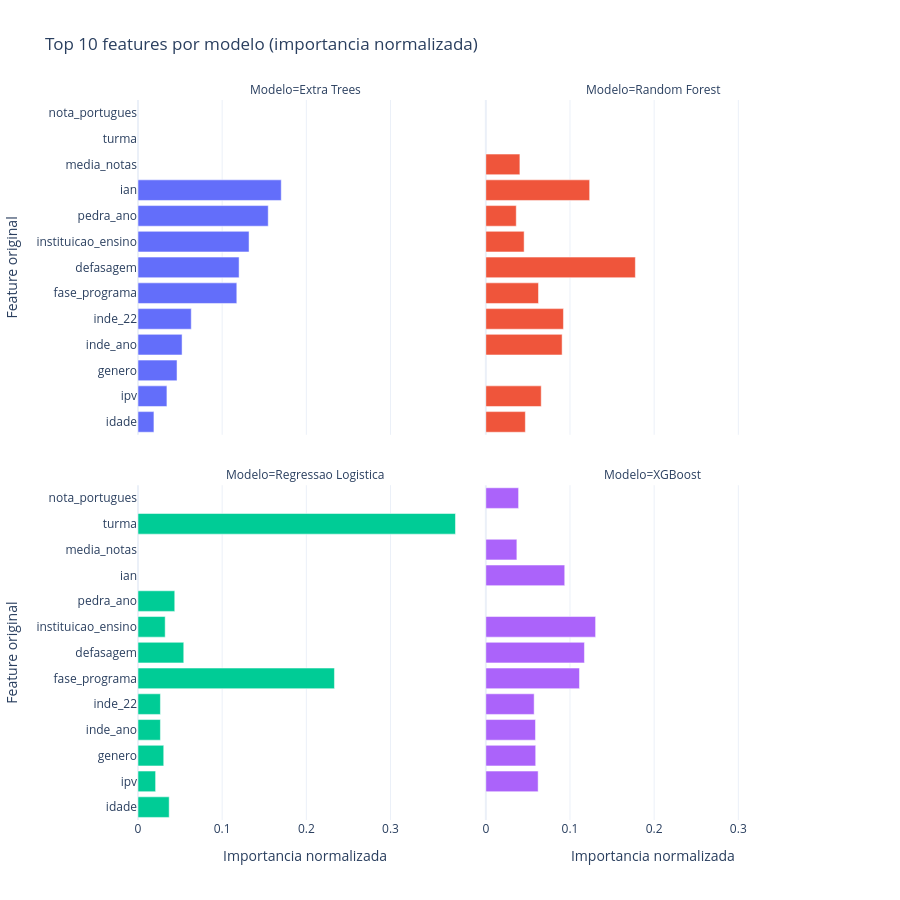
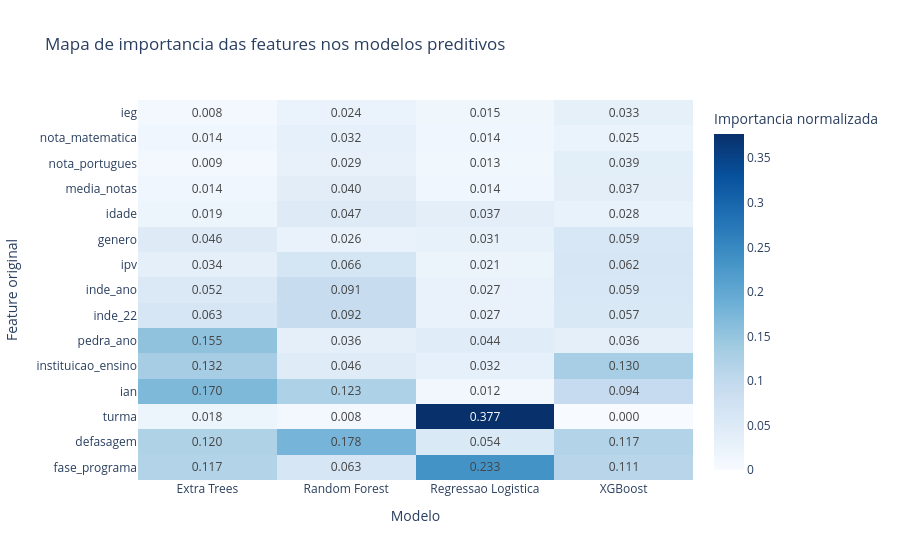
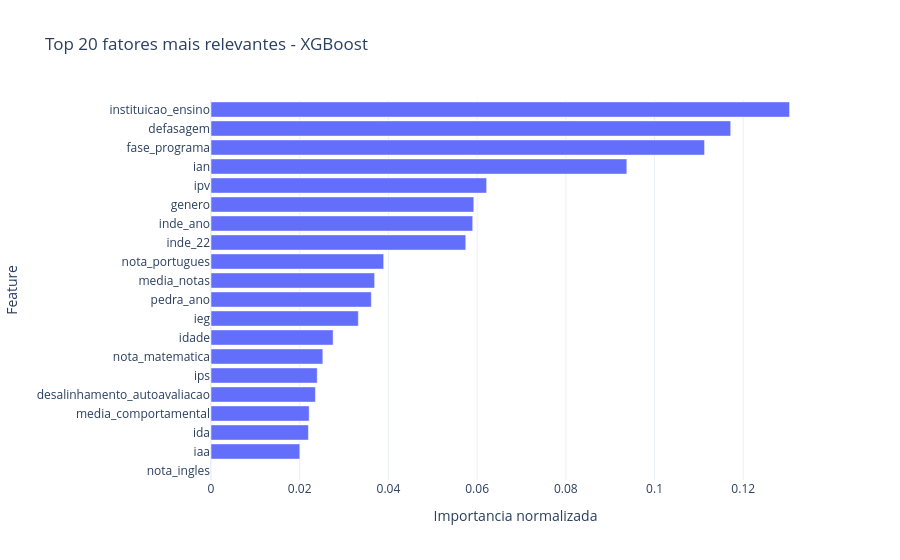

Notebook source saved alongside these figures, in order:
### Markdown cell above
## 7) Explicabilidade: Feature Importance por modelo (e SHAP opcional)

Depois de medir desempenho, explicamos **por que** o modelo preve risco.

### Etapas desta secao
- Recupera nomes das features apos preprocessamento (incluindo one-hot).
- Mapeia features transformadas para suas features originais.
- Calcula importancia por modelo:
  - arvore: `feature_importances_`.
  - regressao: modulo dos coeficientes.
- Normaliza importancias para facilitar comparacao.

### Analises geradas
- Top 10 features por modelo.
- Heatmap com features de consenso entre modelos.
- Relatorio textual com as variaveis mais relevantes na media.
- Detalhamento do melhor modelo no teste temporal.

### SHAP (opcional)
Se a biblioteca `shap` estiver disponivel, calcula contribuicoes locais/globais mais detalhadas. Se nao estiver, o notebook segue sem quebrar.

Para iniciantes: pense no SHAP como uma forma de dizer "quanto cada variavel empurrou a previsao para cima ou para baixo".

### Code cell
def map_transformed_to_original_feature(feature_name: str, categorical_cols: list[str]) -> str:
    if feature_name.startswith("num__"):
        return feature_name.replace("num__", "", 1)

    if feature_name.startswith("cat__"):
        raw = feature_name.replace("cat__", "", 1)
        for cat_col in sorted(categorical_cols, key=len, reverse=True):
            prefix = f"{cat_col}_"
            if raw.startswith(prefix):
                return cat_col
        return raw

    return feature_name


# Importancia de features para todos os modelos
all_importance_frames = []
for model_name, model_result in results.items():
    pipeline_model = model_result["pipeline"]
    fitted_preprocessor_model = pipeline_model.named_steps["preprocessor"]
    fitted_estimator_model = pipeline_model.named_steps["model"]
    feature_names_model = fitted_preprocessor_model.get_feature_names_out()

    if hasattr(fitted_estimator_model, "feature_importances_"):
        raw_importance_values = np.asarray(fitted_estimator_model.feature_importances_, dtype=float)
    elif hasattr(fitted_estimator_model, "coef_"):
        raw_importance_values = np.abs(np.asarray(fitted_estimator_model.coef_).reshape(-1)).astype(float)
    else:
        continue

    model_importance_df = pd.DataFrame(
        {
            "feature_transformada": feature_names_model,
            "importancia_bruta": raw_importance_values,
        }
    )
    model_importance_df["feature_original"] = model_importance_df["feature_transformada"].apply(
        lambda x: map_transformed_to_original_feature(x, categorical_features)
    )

    model_importance_grouped = (
        model_importance_df.groupby("feature_original", as_index=False)["importancia_bruta"]
        .sum()
        .sort_values("importancia_bruta", ascending=False)
    )

    total_importance = model_importance_grouped["importancia_bruta"].sum()
    model_importance_grouped["importancia_normalizada"] = (
        model_importance_grouped["importancia_bruta"] / total_importance if total_importance > 0 else 0.0
    )
    model_importance_grouped["modelo"] = model_name
    all_importance_frames.append(model_importance_grouped)

all_models_importance_df = pd.concat(all_importance_frames, ignore_index=True)

model_importance_top10 = (
    all_models_importance_df.sort_values(["modelo", "importancia_normalizada"], ascending=[True, False])
    .groupby("modelo", as_index=False)
    .head(10)
)

print("Top 10 features por modelo (importancia normalizada):")
display(
    model_importance_top10[["modelo", "feature_original", "importancia_normalizada"]]
    .sort_values(["modelo", "importancia_normalizada"], ascending=[True, False])
    .round(4)
)

fig_importance_models = px.bar(
    model_importance_top10.sort_values(["modelo", "importancia_normalizada"], ascending=[True, True]),
    x="importancia_normalizada",
    y="feature_original",
    color="modelo",
    facet_col="modelo",
    facet_col_wrap=2,
    orientation="h",
    title="Top 10 features por modelo (importancia normalizada)",
    labels={
        "importancia_normalizada": "Importancia normalizada",
        "feature_original": "Feature original",
        "modelo": "Modelo",
    },
)
fig_importance_models.update_layout(showlegend=False, height=900)
fig_importance_models.show()

consensus_feature_list = (
    all_models_importance_df.groupby("feature_original")["importancia_normalizada"]
    .mean()
    .sort_values(ascending=False)
    .head(15)
    .index.tolist()
)

importance_heatmap_df = (
    all_models_importance_df[all_models_importance_df["feature_original"].isin(consensus_feature_list)]
    .pivot_table(index="feature_original", columns="modelo", values="importancia_normalizada", aggfunc="mean")
    .fillna(0)
)
importance_heatmap_df = importance_heatmap_df.loc[
    importance_heatmap_df.mean(axis=1).sort_values(ascending=True).index
]

print("Importancia normalizada (features consenso) por modelo:")
display(importance_heatmap_df.round(4))

fig_importance_heatmap = px.imshow(
    importance_heatmap_df,
    text_auto=".3f",
    aspect="auto",
    color_continuous_scale="Blues",
    title="Mapa de importancia das features nos modelos preditivos",
    labels={"x": "Modelo", "y": "Feature original", "color": "Importancia normalizada"},
)
fig_importance_heatmap.show()

# Analise textual das features mais relevantes
feature_consensus = (
    all_models_importance_df.groupby("feature_original")["importancia_normalizada"]
    .mean()
    .sort_values(ascending=False)
    .reset_index()
)

consensus_lines = [
    "### Analise de features importantes nos modelos preditivos",
    "",
    "Features com maior importancia media entre os modelos:",
]
for _, row in feature_consensus.head(8).iterrows():
    consensus_lines.append(f"- **{row['feature_original']}**: importancia media = {row['importancia_normalizada']:.3f}")

display(Markdown("\n".join(consensus_lines)))

# Explicabilidade detalhada do melhor modelo
best_model_name = metrics_table.iloc[0]["modelo"]
best_pipeline = results[best_model_name]["pipeline"]
best_threshold = results[best_model_name]["threshold"]

print("Melhor modelo (teste temporal):", best_model_name)
print("Threshold otimizado no treino (OOF):", round(best_threshold, 4))

best_importance_df = (
    all_models_importance_df[all_models_importance_df["modelo"] == best_model_name]
    .sort_values("importancia_normalizada", ascending=False)
    .reset_index(drop=True)
)

importance_df = best_importance_df.rename(
    columns={"feature_original": "feature", "importancia_normalizada": "importance"}
)[["feature", "importance", "importancia_bruta", "modelo"]]

display(importance_df.head(25).round(4))

fig_importance = px.bar(
    importance_df.head(20).sort_values("importance", ascending=True),
    x="importance",
    y="feature",
    orientation="h",
    title=f"Top 20 fatores mais relevantes - {best_model_name}",
    labels={"importance": "Importancia normalizada", "feature": "Feature"},
)
fig_importance.show()

report_df = pd.DataFrame(results[best_model_name]["metrics"]["report"]).T
print("Relatorio de classificacao (teste 2023):")
display(report_df.round(4))

try:
    import shap

    fitted_preprocessor = best_pipeline.named_steps["preprocessor"]
    fitted_model = best_pipeline.named_steps["model"]
    feature_names = fitted_preprocessor.get_feature_names_out()

    X_test_sample = X_test.sample(min(250, len(X_test)), random_state=RANDOM_STATE)
    X_test_transformed = fitted_preprocessor.transform(X_test_sample)
    if hasattr(X_test_transformed, "toarray"):
        X_test_transformed = X_test_transformed.toarray()

    if hasattr(fitted_model, "feature_importances_"):
        explainer = shap.TreeExplainer(fitted_model)
        shap_values = explainer.shap_values(X_test_transformed)
        if isinstance(shap_values, list):
            shap_matrix = shap_values[1]
        else:
            shap_matrix = shap_values
    else:
        explainer = shap.LinearExplainer(fitted_model, X_test_transformed)
        shap_matrix = explainer.shap_values(X_test_transformed)

    mean_abs_shap = np.abs(shap_matrix).mean(axis=0)
    shap_df = pd.DataFrame({"feature": feature_names, "mean_abs_shap": mean_abs_shap}).sort_values("mean_abs_shap", ascending=False)
    display(shap_df.head(15))

    fig_shap = px.bar(
        shap_df.head(15).sort_values("mean_abs_shap", ascending=True),
        x="mean_abs_shap",
        y="feature",
        orientation="h",
        title="Top 15 features por |SHAP| medio",
        labels={"mean_abs_shap": "|SHAP| medio", "feature": "Feature"},
    )
    fig_shap.show()
except Exception as shap_error:
    print("SHAP nao executado (mantendo apenas feature importance):", shap_error)

### Figure 1 — Plotly figure (JSON) as saved in the notebook; plotly's stock layout.template omitted (floating-point values rounded to 4 significant figures)
{"data": [{"hovertemplate": "Modelo=Extra Trees<br>Importancia normalizada=%{x}<br>Feature original=%{y}<extra></extra>", "legendgroup": "Extra Trees", "marker": {"color": "#636efa", "pattern": {"shape": ""}}, "name": "Extra Trees", "orientation": "h", "showlegend": true, "textposition": "auto", "type": "bar", "x": [0.01893, 0.03436, 0.04638, 0.05237, 0.06328, 0.1174, 0.1201, 0.1319, 0.1547, 0.1702], "xaxis": "x3", "y": ["idade", "ipv", "genero", "inde_ano", "inde_22", "fase_programa", "defasagem", "instituicao_ensino", "pedra_ano", "ian"], "yaxis": "y3"}, {"hovertemplate": "Modelo=Random Forest<br>Importancia normalizada=%{x}<br>Feature original=%{y}<extra></extra>", "legendgroup": "Random Forest", "marker": {"color": "#EF553B", "pattern": {"shape": ""}}, "name": "Random Forest", "orientation": "h", "showlegend": true, "textposition": "auto", "type": "bar", "x": [0.03617, 0.04048, 0.04552, 0.04697, 0.06258, 0.06584, 0.09066, 0.09223, 0.1234, 0.1777], "xaxis": "x4", "y": ["pedra_ano", "media_notas", "instituicao_ensino", "idade", "fase_programa", "ipv", "inde_ano", "inde_22", "ian", "defasagem"], "yaxis": "y4"}, {"hovertemplate": "Modelo=Regressao Logistica<br>Importancia normalizada=%{x}<br>Feature original=%{y}<extra></extra>", "legendgroup": "Regressao Logistica", "marker": {"color": "#00cc96", "pattern": {"shape": ""}}, "name": "Regressao Logistica", "orientation": "h", "showlegend": true, "textposition": "auto", "type": "bar", "x": [0.02091, 0.02662, 0.02662, 0.03057, 0.0323, 0.03704, 0.04367, 0.05436, 0.2334, 0.3772], "xaxis": "x", "y": ["ipv", "inde_22", "inde_ano", "genero", "instituicao_ensino", "idade", "pedra_ano", "defasagem", "fase_programa", "turma"], "yaxis": "y"}, {"hovertemplate": "Modelo=XGBoost<br>Importancia normalizada=%{x}<br>Feature original=%{y}<extra></extra>", "legendgroup": "XGBoost", "marker": {"color": "#ab63fa", "pattern": {"shape": ""}}, "name": "XGBoost", "orientation": "h", "showlegend": true, "textposition": "auto", "type": "bar", "x": [0.03689, 0.03893, 0.05744, 0.059, 0.05925, 0.06215, 0.09375, 0.1113, 0.1172, 0.1304], "xaxis": "x2", "y": ["media_notas", "nota_portugues", "inde_22", "inde_ano", "genero", "ipv", "ian", "fase_programa", "defasagem", "instituicao_ensino"], "yaxis": "y2"}], "layout": {"annotations": [{"font": {}, "showarrow": false, "text": "Modelo=Regressao Logistica", "x": 0.245, "xanchor": "center", "xref": "paper", "y": 0.465, "yanchor": "bottom", "yref": "paper"}, {"font": {}, "showarrow": false, "text": "Modelo=XGBoost", "x": 0.755, "xanchor": "center", "xref": "paper", "y": 0.465, "yanchor": "bottom", "yref": "paper"}, {"font": {}, "showarrow": false, "text": "Modelo=Extra Trees", "x": 0.245, "xanchor": "center", "xref": "paper", "y": 1.0, "yanchor": "bottom", "yref": "paper"}, {"font": {}, "showarrow": false, "text": "Modelo=Random Forest", "x": 0.755, "xanchor": "center", "xref": "paper", "y": 1.0, "yanchor": "bottom", "yref": "paper"}], "barmode": "relative", "height": 900, "legend": {"title": {"text": "Modelo"}, "tracegroupgap": 0}, "showlegend": false, "title": {"text": "Top 10 features por modelo (importancia normalizada)"}, "xaxis": {"anchor": "y", "domain": [0, 0.49], "title": {"text": "Importancia normalizada"}}, "xaxis2": {"anchor": "y2", "domain": [0.51, 1], "matches": "x", "title": {"text": "Importancia normalizada"}}, "xaxis3": {"anchor": "y3", "domain": [0, 0.49], "matches": "x", "showticklabels": false}, "xaxis4": {"anchor": "y4", "domain": [0.51, 1], "matches": "x", "showticklabels": false}, "yaxis": {"anchor": "x", "domain": [0, 0.465], "title": {"text": "Feature original"}}, "yaxis2": {"anchor": "x2", "domain": [0, 0.465], "matches": "y", "showticklabels": false}, "yaxis3": {"anchor": "x3", "domain": [0.535, 1.0], "matches": "y", "title": {"text": "Feature original"}}, "yaxis4": {"anchor": "x4", "domain": [0.535, 1.0], "matches": "y", "showticklabels": false}}}

### Figure 2 — Plotly figure (JSON) as saved in the notebook; plotly's stock layout.template omitted (floating-point values rounded to 4 significant figures)
{"data": [{"coloraxis": "coloraxis", "hovertemplate": "Modelo: %{x}<br>Feature original: %{y}<br>Importancia normalizada: %{z}<extra></extra>", "name": "0", "texttemplate": "%{z:.3f}", "type": "heatmap", "x": ["Extra Trees", "Random Forest", "Regressao Logistica", "XGBoost"], "xaxis": "x", "y": ["ieg", "nota_matematica", "nota_portugues", "media_notas", "idade", "genero", "ipv", "inde_ano", "inde_22", "pedra_ano", "instituicao_ensino", "ian", "turma", "defasagem", "fase_programa"], "yaxis": "y", "z": [[0.008312, 0.02413, 0.01506, 0.03321], [0.0136, 0.03155, 0.0141, 0.02521], [0.008744, 0.02876, 0.01286, 0.03893], [0.01407, 0.04048, 0.01356, 0.03689], [0.01893, 0.04697, 0.03704, 0.02753], [0.04638, 0.02562, 0.03057, 0.05925], [0.03436, 0.06584, 0.02091, 0.06215], [0.05237, 0.09066, 0.02662, 0.059], [0.06328, 0.09223, 0.02662, 0.05744], [0.1547, 0.03617, 0.04367, 0.03615], [0.1319, 0.04552, 0.0323, 0.1304], [0.1702, 0.1234, 0.01168, 0.09375], [0.0181, 0.007906, 0.3772, 0.0], [0.1201, 0.1777, 0.05436, 0.1172], [0.1174, 0.06258, 0.2334, 0.1113]]}], "layout": {"coloraxis": {"colorbar": {"title": {"text": "Importancia normalizada"}}, "colorscale": [[0, "rgb(247,251,255)"], [0.125, "rgb(222,235,247)"], [0.25, "rgb(198,219,239)"], [0.375, "rgb(158,202,225)"], [0.5, "rgb(107,174,214)"], [0.625, "rgb(66,146,198)"], [0.75, "rgb(33,113,181)"], [0.875, "rgb(8,81,156)"], [1, "rgb(8,48,107)"]]}, "title": {"text": "Mapa de importancia das features nos modelos preditivos"}, "xaxis": {"anchor": "y", "domain": [0, 1], "title": {"text": "Modelo"}}, "yaxis": {"anchor": "x", "autorange": "reversed", "domain": [0, 1], "title": {"text": "Feature original"}}}}

### Figure 3 — Plotly figure (JSON) as saved in the notebook; plotly's stock layout.template omitted (floating-point values rounded to 4 significant figures)
{"data": [{"hovertemplate": "Importancia normalizada=%{x}<br>Feature=%{y}<extra></extra>", "legendgroup": "", "marker": {"color": "#636efa", "pattern": {"shape": ""}}, "name": "", "orientation": "h", "showlegend": false, "textposition": "auto", "type": "bar", "x": [0.0, 0.02002, 0.02196, 0.02213, 0.02354, 0.02395, 0.02521, 0.02753, 0.03321, 0.03615, 0.03689, 0.03893, 0.05744, 0.059, 0.05925, 0.06215, 0.09375, 0.1113, 0.1172, 0.1304], "xaxis": "x", "y": ["nota_ingles", "iaa", "ida", "media_comportamental", "desalinhamento_autoavaliacao", "ips", "nota_matematica", "idade", "ieg", "pedra_ano", "media_notas", "nota_portugues", "inde_22", "inde_ano", "genero", "ipv", "ian", "fase_programa", "defasagem", "instituicao_ensino"], "yaxis": "y"}], "layout": {"barmode": "relative", "legend": {"tracegroupgap": 0}, "title": {"text": "Top 20 fatores mais relevantes - XGBoost"}, "xaxis": {"anchor": "y", "domain": [0, 1], "title": {"text": "Importancia normalizada"}}, "yaxis": {"anchor": "x", "domain": [0, 1], "title": {"text": "Feature"}}}}
